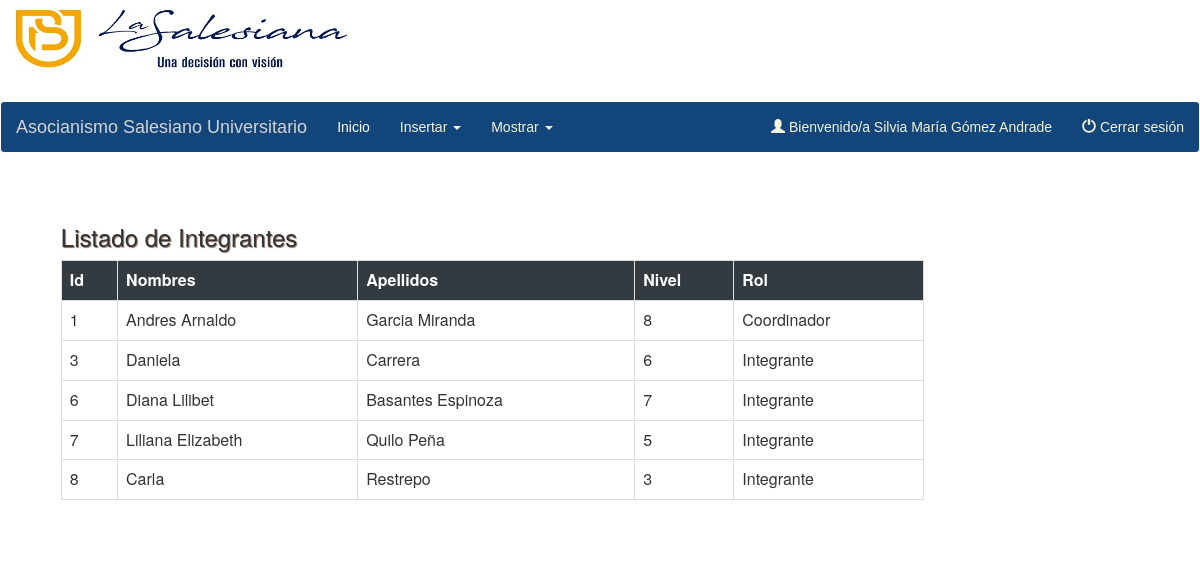
Page /mostrar_integrantes.php (signed in) on the committed database.
### tables this page shows
CREATE TABLE `tb_animador` (
  `ID_ANIMADOR` int(11) NOT NULL,
  `CEDULA` char(10) NOT NULL,
  `NOMBRES_ANIMADOR` varchar(25) NOT NULL,
  `APELLIDOS_ANIMADOR` varchar(25) NOT NULL,
  `CARGO` varchar(25) NOT NULL,
  `TELEFONO` char(9) DEFAULT NULL,
  `CELULAR` char(10) NOT NULL,
  `CORREO` varchar(50) NOT NULL,
  `USUARIO` varchar(25) NOT NULL,
  `CLAVE` varchar(25) NOT NULL
);

CREATE TABLE `tb_grupo` (
  `ID_GRUPO` int(11) NOT NULL,
  `ID_ANIMADOR` int(11) DEFAULT NULL,
  `ID_COORDINADOR` int(11) DEFAULT NULL,
  `NOMBRE_GRUPO` varchar(100) NOT NULL,
  `DESCRIPCION` varchar(400) NOT NULL,
  `MISION` varchar(200) NOT NULL,
  `VISION` varchar(200) NOT NULL,
  `ACTIVIDADES` varchar(400) NOT NULL,
  `NUMERO_DE_INTEGRANTES` int(11) NOT NULL,
  `AREA` varchar(50) NOT NULL
);

CREATE TABLE `tb_estudiante` (
  `ID_ESTUDIANTE` int(11) NOT NULL,
  `ID_GRUPO` int(11) DEFAULT NULL,
  `ID_CARRERA` int(11) DEFAULT NULL,
  `CEDULA` char(10) NOT NULL,
  `NOMBRES` varchar(25) NOT NULL,
  `APELLIDOS` varchar(25) NOT NULL,
  `TELEFONO` char(9) DEFAULT NULL,
  `CELULAR` char(10) NOT NULL,
  `CORREO` varchar(25) NOT NULL,
  `NIVEL` int(11) NOT NULL,
  `ROL` varchar(25) NOT NULL,
  `FOTO` varchar(200) NOT NULL
);

### Clases/conexion.php (called while the page is built, shortened)
<?php
class Conexion{
    private $cone="";
    function conexion(){
        try{
            $user="root";
            $pass="";
            $dbname="dbasu2019";
            $this->cone= new PDO("mysql:host=localhost;charset=UTF8;dbname=$dbname",$user,$pass);
        } catch (Exception $ex) {
            echo "Error".$ex->getMessage();
        }
    }
    function mostrar($sql){
        $mostrar=$this->cone->query($sql);
        return $mostrar;
    }
}

### Clases/Estudiante.php (the view, shortened to what this page needs)
<?php
class Estudiante{
    function MostrarEstudiantes($idg){
        require_once 'conexion.php';
        $db= new Conexion();
        $db->conexion();
        $sql="select * from tb_estudiante where id_grupo=$idg";
        $cmb=$db->mostrar($sql);
        $acu="";
        $acu.="<table class=\"table table-hover table-bordered\">";
                $acu.="<th class=\"table-dark\">Id</th>";
                $acu.= "<th class=\"table-dark\">Nombres</th>";
                $acu.= "<th class=\"table-dark\">Apellidos</th>";
                $acu.= "<th class=\"table-dark\">Nivel</th>";
                $acu.= "<th class=\"table-dark\">Rol</th>";
        foreach ($cmb as $re){
            $acu.= "<tr>";
            $acu.= "<td>$re[0]</td>";
            $acu.= "<td>$re[4]</td>";
            $acu.= "<td>$re[5]</td>";
            $acu.= "<td>$re[9]</td>";
            $acu.= "<td>$re[10]</td>";
            $acu.= "</tr>";
        }
        $acu.= "</table>";
        return $acu;
    }
}

### mostrar_integrantes.php (shortened to what this page needs)
<?php
require './Clases/Estudiante.php';
$Estudiante= new Estudiante();
?>
<?PHP
        require './Conexion/conexion.php';
            $usernameSesion = $_SESSION['usuario'];
            $username = htmlspecialchars($usernameSesion);
            $sql="select * from tb_animador where usuario='$username'";
            $mos=$conexion->query($sql);
            foreach ($mos as $re){$da="$re[2] $re[3]"; $id=$re[0]; $ca=$re[0];}
?>
<html>
        <link rel="stylesheet" type="text/css" href="css/estils5.css" />
        <link rel="stylesheet" type="text/css" href="css/contacte.css" />
        <link rel="stylesheet" href="css/estilo.css" type="text/css" />
        <link rel="stylesheet"  href="css/formu.css" type="text/css" />
        <link rel="stylesheet" href="http://maxcdn.bootstrapcdn.com/bootstrap/3.3.6/css/bootstrap.min.css">
    </head>
    <body>
      <div id="header">
            <a href="#">
            <img
                id="logo"
                src="img/logope.jpg"
                alt="logo"
                width="380"
                height="80" />
            </a>
       </div>
<nav class="navbar navbar-inverse"  >
  <div class="container-fluid">
    <div class="navbar-header">
        <a class="navbar-brand" href="#">
                           Asocianismo Salesiano Universitario
    </a>
    </div>
    <ul class="nav navbar-nav">
        <li class="active"><a href="inicio.php">Inicio</a></li>
        <li class="dropdown"><a class="dropdown-toggle" data-toggle="dropdown" href="#">Insertar <span class="caret"></span></a>
      </li>
      <li class="dropdown"><a class="dropdown-toggle" data-toggle="dropdown" href="#">Mostrar <span class="caret"></span></a>
      </li>
    </ul>
    <ul class="nav navbar-nav navbar-right">
      <li><a href="#"><span class="glyphicon glyphicon-user"></span> Bienvenido/a <?php echo $da;?> </a></li>
      <li><a href="CerrarSesion.php"><span class="glyphicon glyphicon-off"></span> Cerrar sesión</a></li>
    </ul>
  </div>
</nav>
        <div class="container">
        <div id="content">
        <h3>Listado de Integrantes</h3>
        <?php
        require './Conexion/conexion.php';
        $usernameSesion = $_SESSION['usuario'];
            $username = htmlspecialchars($usernameSesion);
        $sql="select id_animador from tb_animador where usuario='$username'";
        $ar=$conexion->query($sql);
        foreach ($ar as $id){
        $sql1="select id_grupo from tb_grupo where id_animador=$id[0]";
        $ar1=$conexion->query($sql1);
            foreach ($ar1 as $idg){
                $mostrarTabla=$Estudiante->MostrarEstudiantes($idg[0]);
                echo $mostrarTabla;
            }
        }
        ?>
            </div>
             </div>
    </body>
</html>

### css/estils5.css (style rules this page uses)
h1,h2,h3 { margin:0; font-weight:normal; font-family: 'Marko One', serif; text-shadow:1px 1px 1px #8A6D5E; color:#112264 }
body { font-family:Georgia, serif; overflow-y:scroll; background-color:white; color:#11282D; background-image:url(fotos/patron-body.png); }
a { font-family:Verdana, Helvetica, sans-serif; text-decoration:none; }
a:link { color:#53635F; }
#header { overflow:hidden; padding:0 0 1.5em 0; position:relative; }
#header a { color:#11282D; font-family: 'Marko One', serif; font-size:36pt; }
#logo { float:left; border:none; padding:0 0.5em 0 0; }
#content { margin-right:14em; line-height:1.6em; font-size:1.1em; padding:2em; min-height:16em; }

### css/formu.css (style rules this page uses)
* { box-sizing: border-box; }

### mostrar_integrantes.php (style rules this page uses)
.navbar-inverse { background-color: #12457a; border-color: white; }
.navbar-inverse .navbar-brand { color: lightgray; }
.navbar-inverse .navbar-nav > .active > a, .navbar-inverse .navbar-nav > .active > a:focus, .navbar-inverse .navbar-nav > .active > a:hover { color: #fff; background-color: #12457a; }
.navbar-inverse .navbar-nav > li > a { color: beige; }
.table-dark { color: #fff; background-color: #333a40; }

### rows in the picture
tb_animador: da "Silvia María Gómez Andrade"
tb_estudiante: ID_ESTUDIANTE "1", NOMBRES "Andres Arnaldo", APELLIDOS "Garcia Miranda", NIVEL "8", ROL "Coordinador"
tb_estudiante: ID_ESTUDIANTE "3", NOMBRES "Daniela", APELLIDOS "Carrera", NIVEL "6", ROL "Integrante"
tb_estudiante: ID_ESTUDIANTE "6", NOMBRES "Diana Lilibet", APELLIDOS "Basantes Espinoza", NIVEL "7", ROL "Integrante"
tb_estudiante: ID_ESTUDIANTE "7", NOMBRES "Liliana Elizabeth", APELLIDOS "Quilo Peña", NIVEL "5", ROL "Integrante"
tb_estudiante: ID_ESTUDIANTE "8", NOMBRES "Carla", APELLIDOS "Restrepo", NIVEL "3", ROL "Integrante"
